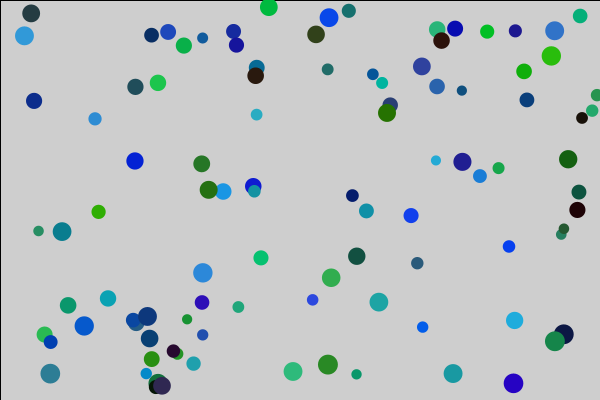
Frame 1 (no input)
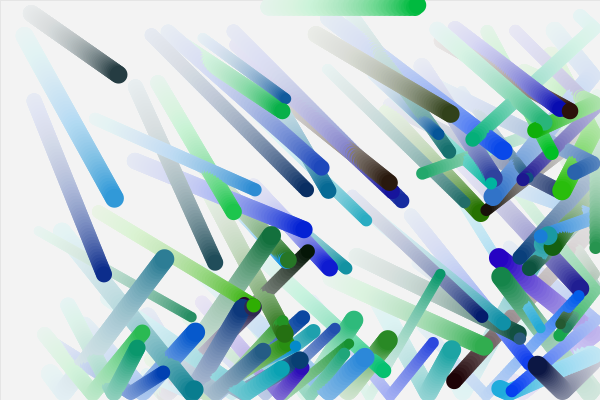
Frame 60 (the mouse pressed at the canvas centre just before this capture)
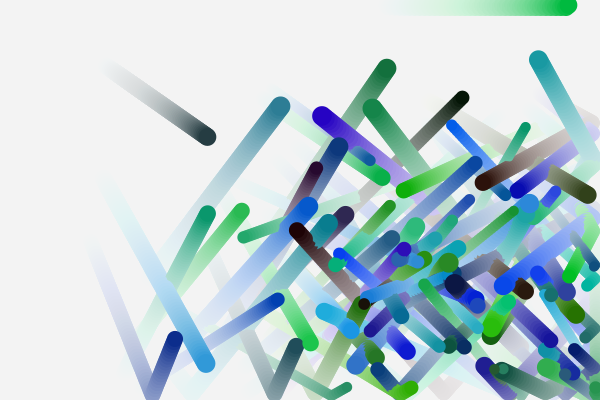
Frame 120 (the mouse held since frame 60 and released just before this capture)

The Processing sketch that drew these frames (run headless with seeded random() and noise(); from frame 60 on, the mouse is pressed at the canvas centre):

// Processing sketch: processing_119335
// ── processing_119335.pde

//DECLARACIÓN DE LAS VARIABLES Y LAS MATRICES

int numbolas = 100;
color[] colorbolas= new color[numbolas] ;

//creamos cuatro matrices con numbolas elementos
float[] posicionesX = new float[numbolas];
float[] posicionesY = new float[numbolas];
float[] velocidadesX = new float[numbolas];
float[] velocidadesY = new float[numbolas];
float[] sz =new float[numbolas];
 
 
void setup() {
  size(600, 400);
  //INICIALIZAMOS POSICIONES DE X E Y Y SUS VELOCIDADES
  for (int i = 0; i<numbolas; i++) {
    posicionesX[i] = random(0,(width-1)-(sz[i]/2));
    posicionesY[i] = random(0,(height-1)-(sz[i]/2));
    velocidadesX[i] = random(1, 3);
    velocidadesY[i] = random(1, 3);
    colorbolas[i]= color (random(50),random(200),random(255));
    sz[i]= random(10,20);
  }
}
 
void draw() {
  
  fill(255,255,255,10);
  rect(0,0,width,height);
 
  //dibujamos todas las bolas por una función
  dibujabolas();
 
}
 
 
void dibujabolas() {
  noStroke();
  //fill(random(255),random(255),random(255));
 
  //iniciamos un bucle para actualizar todos los elementos de las matrices
  for (int i = 0; i<numbolas; i++) {
    //ACTUALIZAMOS
    posicionesX[i] += velocidadesX[i];
    posicionesY[i] += velocidadesY[i];
 //actualizamos posiciones
    //limites X
    if ((posicionesX[i]<0+sz[i]/2)||(posicionesX[i]>width-sz[i]/2)) {
      velocidadesX[i] = -velocidadesX[i];
    }
    //limites Y
    if ((posicionesY[i]<0+sz[i]/2)||(posicionesY[i]>height-sz[i]/2)) {
      velocidadesY[i] = -velocidadesY[i];
    }
   
 
    //dibujo de círculos:
    fill(colorbolas[i]);
    ellipse(posicionesX[i], posicionesY[i], sz[i], sz[i]);
  }
}
